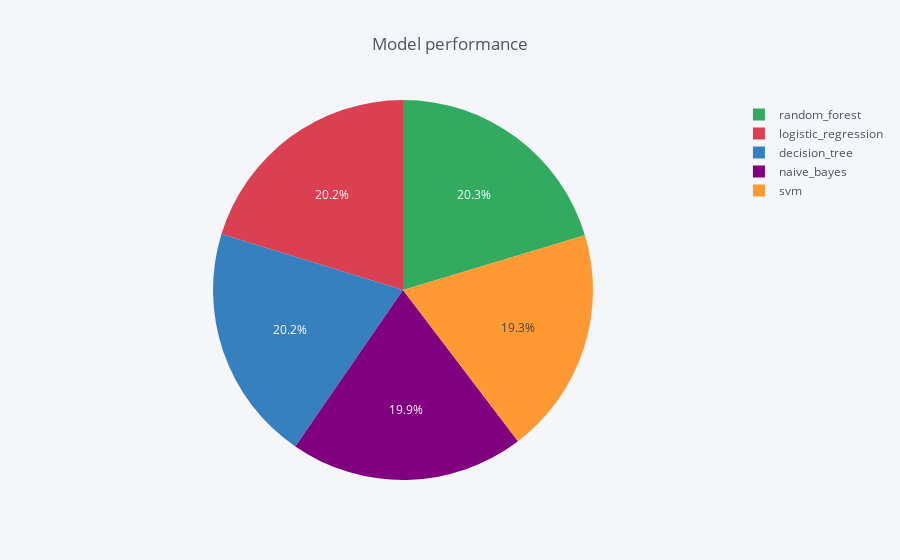

The code cell stored with this chart in its notebook:
### Code cell
df_scores.iplot(kind='pie', labels='Model', values='Best_Score', title='Model performance', theme='pearl')

### Figure 1 — Plotly figure (JSON) as saved in the notebook; plotly's stock layout.template omitted (floating-point values rounded to 4 significant figures)
{"data": [{"labels": ["svm", "decision_tree", "random_forest", "naive_bayes", "logistic_regression"], "marker": {"colors": ["rgba(255, 153, 51, 1.0)", "rgba(55, 128, 191, 1.0)", "rgba(50, 171, 96, 1.0)", "rgba(128, 0, 128, 1.0)", "rgba(219, 64, 82, 1.0)"]}, "name": "", "type": "pie", "values": [0.9414, 0.9835, 0.9916, 0.9719, 0.9863]}], "layout": {"legend": {"bgcolor": "#F5F6F9", "font": {"color": "#4D5663"}}, "paper_bgcolor": "#F5F6F9", "plot_bgcolor": "#F5F6F9", "title": "Model performance", "titlefont": {"color": "#4D5663"}}}
